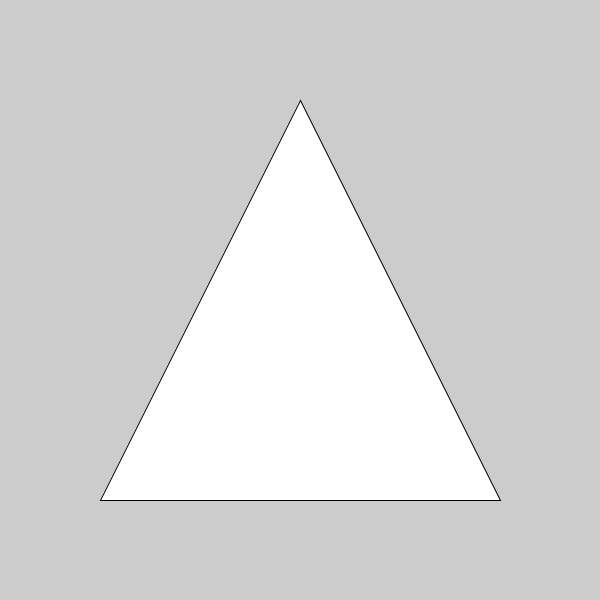
Frame 1 (no input)
Frame 60 (the mouse pressed at the canvas centre just before this capture): identical to frame 1, image omitted
Frame 120 (the mouse held since frame 60 and released just before this capture): identical to frame 1, image omitted

The Processing sketch that drew this single still picture (run headless with seeded random() and noise(); from frame 60 on, the mouse is pressed at the canvas centre):

// Processing sketch: sketch_230919b_H9_8
// ── sketch_230919b_H9_8.pde
void setup(){
  size(600,600);
  tekenDriehoek(100,500,300,100,500,500);
}

void draw(){
//background(0,0,0); 
//ik was vergeten dat de background over mijn driehoek ging waardoor het niet werkte 
}

void tekenDriehoek(int x1, int y1, int x2, int y2, int x3, int y3){
  triangle(x1,y1,x2,y2,x3,y3);
}
    // teken een driehoek m.b.v. de meegegeven data (parameters)
